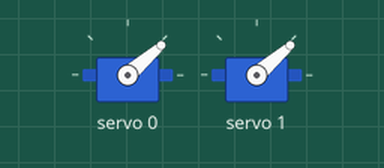
This sketch was run on a simulated Arduino Uno, built with avr-gcc and run on an emulated ATmega328P. On the bench: 2 × servo.

Above: at 0.05 s.
At 2.0 s:
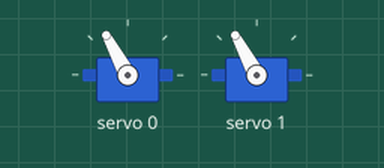
At 3.0 s:
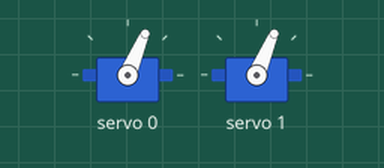
At 4.0 s:
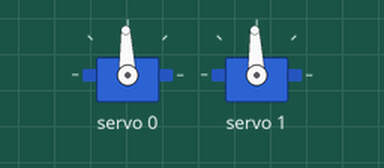
Timing chart, 0 to 5.2 s (numbered marks = the images above):
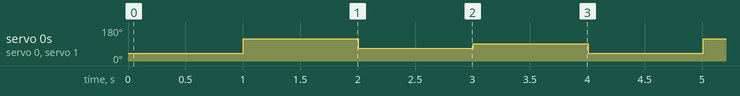

Measured:
- by itself, servo 0, servo 1: repeats every 4.0 s: 67° 1.0 s, 92° 1.0 s, 41° 1.0 s, 118° 1.0 s

The sketch:

MODULO_PCA9685.ino
```cpp
#include <Wire.h>
#include <Adafruit_PWMServoDriver.h>

Adafruit_PWMServoDriver servos = Adafruit_PWMServoDriver(0x40);

unsigned int pos0=172; // ancho de pulso en cuentas para pocicion 0°
unsigned int pos180=565; // ancho de pulso en cuentas para la pocicion 180°

void setup() {
  servos.begin();
  servos.setPWMFreq(60); //Frecuecia PWM de 60Hz o T=16,66ms
}

void setServo(uint8_t n_servo, int angulo) {
  int duty;
  duty=map(angulo,0,180,pos0, pos180);
  servos.setPWM(n_servo, 0, duty);
}

void loop() {

    setServo(0,30);
    setServo(1,30);
    delay(1000);
    setServo(0,120);
    setServo(1,120);

    delay(1000);
    setServo(0,60);
    setServo(1,60);

    delay(1000);
    setServo(0,90);
    setServo(1,90);

    delay(1000);

}
```
